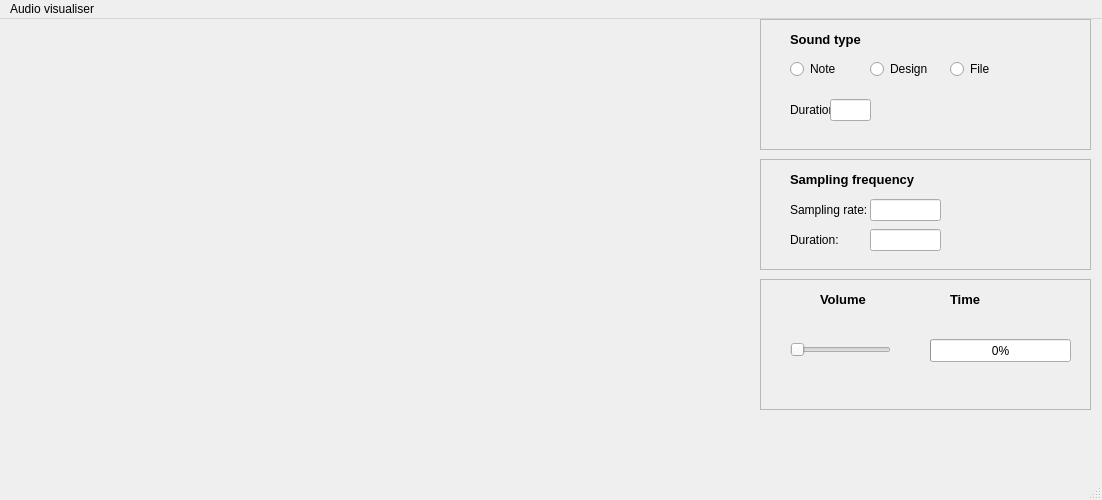
<?xml version="1.0" encoding="UTF-8"?>
<ui version="4.0">
 <class>MainWindow</class>
 <widget class="QMainWindow" name="MainWindow">
  <property name="geometry">
   <rect>
    <x>0</x>
    <y>0</y>
    <width>1102</width>
    <height>500</height>
   </rect>
  </property>
  <property name="windowTitle">
   <string>MainWindow</string>
  </property>
  <widget class="QWidget" name="centralwidget">
   <widget class="QFrame" name="sound_type_frame">
    <property name="geometry">
     <rect>
      <x>760</x>
      <y>0</y>
      <width>331</width>
      <height>131</height>
     </rect>
    </property>
    <property name="frameShape">
     <enum>QFrame::StyledPanel</enum>
    </property>
    <property name="frameShadow">
     <enum>QFrame::Plain</enum>
    </property>
    <property name="lineWidth">
     <number>3</number>
    </property>
    <property name="midLineWidth">
     <number>2</number>
    </property>
    <widget class="QStackedWidget" name="stacked_widget_sound_type">
     <property name="geometry">
      <rect>
       <x>10</x>
       <y>60</y>
       <width>301</width>
       <height>61</height>
      </rect>
     </property>
     <property name="currentIndex">
      <number>1</number>
     </property>
     <widget class="QWidget" name="stacked_widget_note">
      <widget class="QLabel" name="note_frequency_label">
       <property name="geometry">
        <rect>
         <x>30</x>
         <y>20</y>
         <width>55</width>
         <height>21</height>
        </rect>
       </property>
       <property name="text">
        <string>Frequency</string>
       </property>
      </widget>
      <widget class="QLineEdit" name="input_note_frequency">
       <property name="geometry">
        <rect>
         <x>80</x>
         <y>20</y>
         <width>41</width>
         <height>22</height>
        </rect>
       </property>
       <property name="readOnly">
        <bool>false</bool>
       </property>
      </widget>
      <widget class="QLineEdit" name="input_note_duration">
       <property name="geometry">
        <rect>
         <x>190</x>
         <y>20</y>
         <width>41</width>
         <height>22</height>
        </rect>
       </property>
       <property name="text">
        <string/>
       </property>
       <property name="readOnly">
        <bool>false</bool>
       </property>
      </widget>
      <widget class="QLabel" name="frequency_note_label">
       <property name="geometry">
        <rect>
         <x>150</x>
         <y>20</y>
         <width>55</width>
         <height>21</height>
        </rect>
       </property>
       <property name="text">
        <string>Duration</string>
       </property>
      </widget>
     </widget>
     <widget class="QWidget" name="stacked_widget_design">
      <widget class="QLabel" name="design_duration_label">
       <property name="geometry">
        <rect>
         <x>20</x>
         <y>20</y>
         <width>41</width>
         <height>21</height>
        </rect>
       </property>
       <property name="text">
        <string>Duration</string>
       </property>
      </widget>
      <widget class="QLineEdit" name="input_design_duration">
       <property name="geometry">
        <rect>
         <x>60</x>
         <y>20</y>
         <width>41</width>
         <height>22</height>
        </rect>
       </property>
       <property name="text">
        <string/>
       </property>
       <property name="readOnly">
        <bool>false</bool>
       </property>
      </widget>
     </widget>
     <widget class="QWidget" name="stacked_widget_file">
      <widget class="QLineEdit" name="input_file">
       <property name="geometry">
        <rect>
         <x>20</x>
         <y>20</y>
         <width>271</width>
         <height>21</height>
        </rect>
       </property>
       <property name="readOnly">
        <bool>true</bool>
       </property>
      </widget>
     </widget>
    </widget>
    <widget class="QRadioButton" name="rb_note">
     <property name="geometry">
      <rect>
       <x>30</x>
       <y>40</y>
       <width>61</width>
       <height>20</height>
      </rect>
     </property>
     <property name="text">
      <string>Note</string>
     </property>
    </widget>
    <widget class="QRadioButton" name="rb_design">
     <property name="geometry">
      <rect>
       <x>110</x>
       <y>40</y>
       <width>61</width>
       <height>20</height>
      </rect>
     </property>
     <property name="text">
      <string>Design</string>
     </property>
    </widget>
    <widget class="QRadioButton" name="rb_file">
     <property name="geometry">
      <rect>
       <x>190</x>
       <y>40</y>
       <width>61</width>
       <height>20</height>
      </rect>
     </property>
     <property name="text">
      <string>File</string>
     </property>
    </widget>
    <widget class="QLabel" name="sound_type_label">
     <property name="geometry">
      <rect>
       <x>30</x>
       <y>10</y>
       <width>101</width>
       <height>21</height>
      </rect>
     </property>
     <property name="font">
      <font>
       <pointsize>10</pointsize>
       <weight>75</weight>
       <bold>true</bold>
      </font>
     </property>
     <property name="text">
      <string>Sound type</string>
     </property>
    </widget>
   </widget>
   <widget class="QFrame" name="status_frame">
    <property name="geometry">
     <rect>
      <x>760</x>
      <y>140</y>
      <width>331</width>
      <height>111</height>
     </rect>
    </property>
    <property name="frameShape">
     <enum>QFrame::StyledPanel</enum>
    </property>
    <property name="frameShadow">
     <enum>QFrame::Plain</enum>
    </property>
    <property name="lineWidth">
     <number>3</number>
    </property>
    <property name="midLineWidth">
     <number>2</number>
    </property>
    <widget class="QStackedWidget" name="stacked_widget_status">
     <property name="geometry">
      <rect>
       <x>10</x>
       <y>30</y>
       <width>301</width>
       <height>71</height>
      </rect>
     </property>
     <property name="currentIndex">
      <number>1</number>
     </property>
     <widget class="QWidget" name="status_note_design">
      <widget class="QRadioButton" name="rb_2048">
       <property name="geometry">
        <rect>
         <x>10</x>
         <y>10</y>
         <width>51</width>
         <height>20</height>
        </rect>
       </property>
       <property name="text">
        <string>2048</string>
       </property>
      </widget>
      <widget class="QRadioButton" name="rb_4096">
       <property name="geometry">
        <rect>
         <x>90</x>
         <y>10</y>
         <width>51</width>
         <height>20</height>
        </rect>
       </property>
       <property name="text">
        <string>4096</string>
       </property>
      </widget>
      <widget class="QRadioButton" name="rb_8192">
       <property name="geometry">
        <rect>
         <x>160</x>
         <y>10</y>
         <width>51</width>
         <height>20</height>
        </rect>
       </property>
       <property name="text">
        <string>8192</string>
       </property>
      </widget>
      <widget class="QRadioButton" name="rb_16384">
       <property name="geometry">
        <rect>
         <x>10</x>
         <y>40</y>
         <width>51</width>
         <height>20</height>
        </rect>
       </property>
       <property name="text">
        <string>16384</string>
       </property>
      </widget>
      <widget class="QRadioButton" name="rb_32768">
       <property name="geometry">
        <rect>
         <x>90</x>
         <y>40</y>
         <width>51</width>
         <height>20</height>
        </rect>
       </property>
       <property name="text">
        <string>32768</string>
       </property>
      </widget>
     </widget>
     <widget class="QWidget" name="status_file">
      <widget class="QLabel" name="status_sampling_rate">
       <property name="geometry">
        <rect>
         <x>20</x>
         <y>10</y>
         <width>81</width>
         <height>21</height>
        </rect>
       </property>
       <property name="text">
        <string>Sampling rate:</string>
       </property>
      </widget>
      <widget class="QLabel" name="status_duration">
       <property name="geometry">
        <rect>
         <x>20</x>
         <y>40</y>
         <width>55</width>
         <height>21</height>
        </rect>
       </property>
       <property name="text">
        <string>Duration: </string>
       </property>
      </widget>
      <widget class="QLineEdit" name="input_status_sampling_rate">
       <property name="geometry">
        <rect>
         <x>100</x>
         <y>10</y>
         <width>71</width>
         <height>22</height>
        </rect>
       </property>
       <property name="readOnly">
        <bool>true</bool>
       </property>
      </widget>
      <widget class="QLineEdit" name="input_status_duration">
       <property name="geometry">
        <rect>
         <x>100</x>
         <y>40</y>
         <width>71</width>
         <height>22</height>
        </rect>
       </property>
       <property name="readOnly">
        <bool>true</bool>
       </property>
      </widget>
     </widget>
    </widget>
    <widget class="QLabel" name="status_frame_label">
     <property name="geometry">
      <rect>
       <x>30</x>
       <y>10</y>
       <width>151</width>
       <height>21</height>
      </rect>
     </property>
     <property name="font">
      <font>
       <pointsize>10</pointsize>
       <weight>75</weight>
       <bold>true</bold>
      </font>
     </property>
     <property name="text">
      <string>Sampling frequency</string>
     </property>
    </widget>
   </widget>
   <widget class="QFrame" name="volume_time_frame">
    <property name="geometry">
     <rect>
      <x>760</x>
      <y>260</y>
      <width>331</width>
      <height>131</height>
     </rect>
    </property>
    <property name="frameShape">
     <enum>QFrame::StyledPanel</enum>
    </property>
    <property name="frameShadow">
     <enum>QFrame::Plain</enum>
    </property>
    <property name="lineWidth">
     <number>3</number>
    </property>
    <property name="midLineWidth">
     <number>2</number>
    </property>
    <widget class="QLabel" name="status_frame_label_3">
     <property name="geometry">
      <rect>
       <x>60</x>
       <y>10</y>
       <width>61</width>
       <height>21</height>
      </rect>
     </property>
     <property name="font">
      <font>
       <pointsize>10</pointsize>
       <weight>75</weight>
       <bold>true</bold>
      </font>
     </property>
     <property name="text">
      <string>Volume</string>
     </property>
    </widget>
    <widget class="QSlider" name="volume_slider">
     <property name="geometry">
      <rect>
       <x>30</x>
       <y>60</y>
       <width>101</width>
       <height>22</height>
      </rect>
     </property>
     <property name="orientation">
      <enum>Qt::Horizontal</enum>
     </property>
    </widget>
    <widget class="QProgressBar" name="time_progress_bar">
     <property name="geometry">
      <rect>
       <x>170</x>
       <y>60</y>
       <width>141</width>
       <height>23</height>
      </rect>
     </property>
     <property name="value">
      <number>0</number>
     </property>
    </widget>
    <widget class="QLabel" name="status_frame_label_4">
     <property name="geometry">
      <rect>
       <x>190</x>
       <y>10</y>
       <width>61</width>
       <height>21</height>
      </rect>
     </property>
     <property name="font">
      <font>
       <pointsize>10</pointsize>
       <weight>75</weight>
       <bold>true</bold>
      </font>
     </property>
     <property name="text">
      <string>Time</string>
     </property>
    </widget>
   </widget>
  </widget>
  <widget class="QMenuBar" name="menubar">
   <property name="geometry">
    <rect>
     <x>0</x>
     <y>0</y>
     <width>1102</width>
     <height>21</height>
    </rect>
   </property>
   <widget class="QMenu" name="menu_audio_visualiser">
    <property name="title">
     <string>Audio visualiser</string>
    </property>
    <addaction name="action_start_pause"/>
    <addaction name="action_stop"/>
    <addaction name="action_exit"/>
   </widget>
   <addaction name="menu_audio_visualiser"/>
  </widget>
  <widget class="QStatusBar" name="statusbar"/>
  <action name="action_exit">
   <property name="text">
    <string>Exit</string>
   </property>
  </action>
  <action name="action_start_pause">
   <property name="text">
    <string>Start</string>
   </property>
  </action>
  <action name="action_stop">
   <property name="text">
    <string>Stop</string>
   </property>
  </action>
 </widget>
 <resources/>
 <connections/>
</ui>
